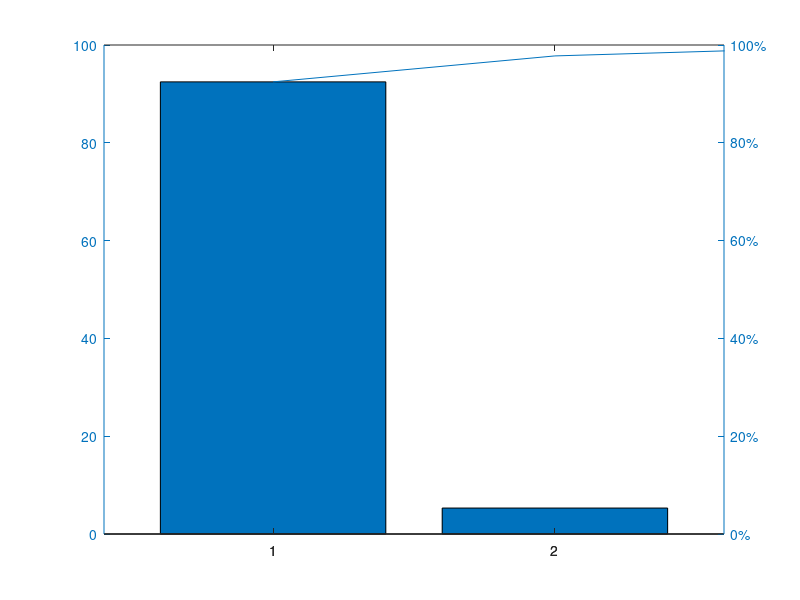
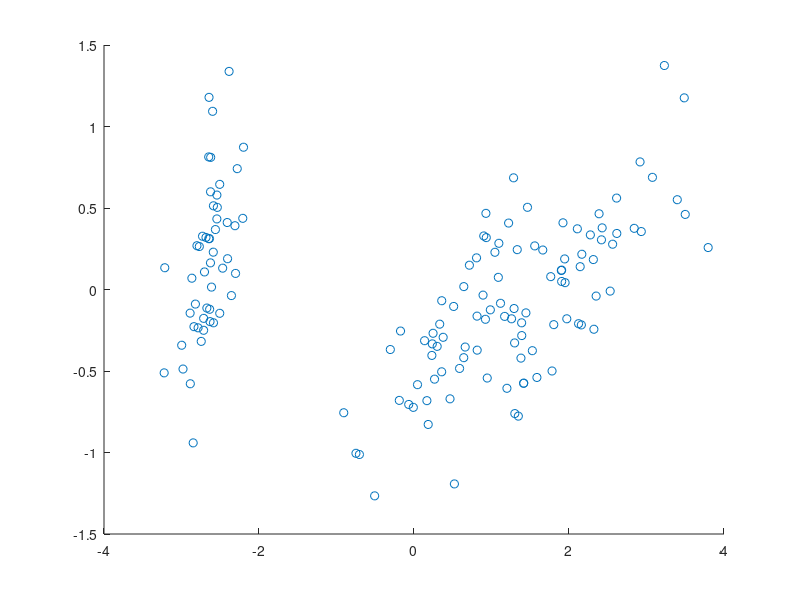

Here is the MATLAB script that generated these plots, in order:
%% Experiment 8: Principle Component Analysis
% Name: Ventrapragada Sai Shravani
%
% PRN:17070123120
%
% Batch:Entc(2017-21) G-3
%% Aim:
% Implementation of Principle Component Analysis (PCA)
%
%% Theory:
% PCA is a  method for dimensionality reduction.
% pcs is a n-by-n matrix of principal components.
% scrs is an m-by-n matrix containing the data transformed using the linear 
% coordinate transformation matrix pcs (first output).
% pexp is a vector of length n containing the percentage of variance explained by each principal component.
% data is an m-by-n numeric matrix. The n columns correspond to n observed variables. 
% Each of the m rows corresponds to an observation.
%
% The output matrix P contains the principal components, represented in terms
% of the original variables x1 and x2. The first column of P contains the coefficients 
% of the first principal component p1, and the second column contains the coefficients 
% of the second principal component p2.
%
% The second output scrs is a matrix containing the observations in data expressed in 
% the coordinate space of the principal components p1 and p2.
% The last output pexp is a vector containing the percent variance explained by each principal component.
% Here, most of the variance in the observations is explained by the first principal component. We can use 
% only the first column of the transformed data, reducing the dimension of the data from 2 to 1.


%% Principle Component Analysis Part 1
clc;
clear all;
close all;
load fisheriris
[pcs,scrs,~,~,pexp] = pca(meas);
figure(1);
pareto(pexp)
figure(2);
scatter(scrs(:,1),scrs(:,2))
%% Conclusion
% In the above experiment I have used fisheriris dataset to scale the
% feature in data. I learnt how the accuracy could be compromised for
% better results. Also how pareto chart works and plotting scatter plot.